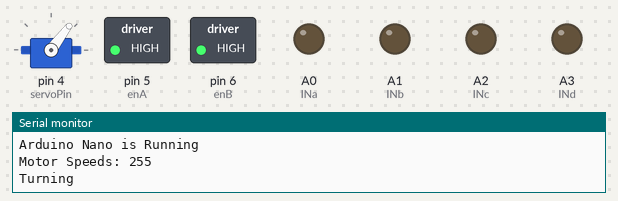
A sketch run on a simulated Arduino Nano, built with avr-gcc and run on an emulated ATmega328P. On the bench: servo, switched loads named in the sketch (green lamp = pin HIGH), output pins drawn as LEDs (lit = HIGH), the last lines printed to the serial monitor.

Above: at 0.05 s.
At 0.65 s:
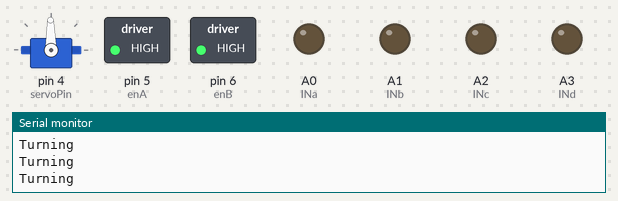
At 1.1 s:
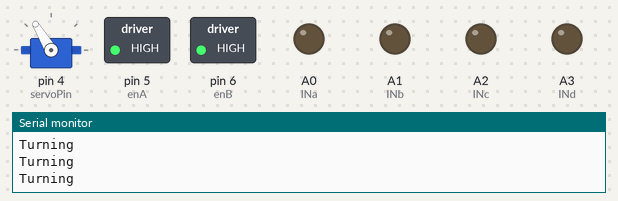
At 2.2 s:
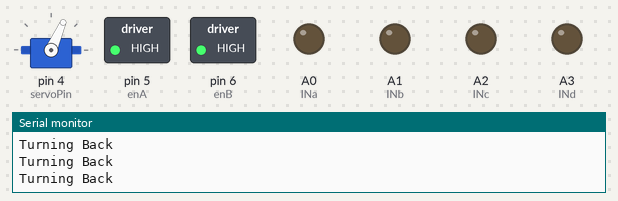
Timing chart, 0 to 6.8 s (numbered marks = the images above):
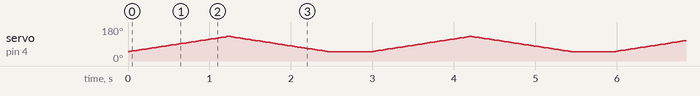

The sketch:

Motors_and_Servo_Test.ino
```cpp
#include <Servo.h>    //include the servo library
#include <Arduino.h>
#define servoPin 4
Servo myservo;        // create servo object to control a servo
float steeringAngle;  // variable to store the servo position

#define enA 5   //EnableA command line - should be a PWM pin
#define enB 6   //EnableB command line - should be a PWM pin

//name the motor control pins - replace the CHANGEME with your pin number, digital pins do not need the 'D' prefix whereas analogue pins need the 'A' prefix
#define INa A0  //Channel A direction
#define INb A1  //Channel A direction
#define INc A2  //Channel B direction
#define INd A3  //Channel B direction

byte speedSetting = 0;  //initial speed = 0


void setup() {
  // put your setup code here, to run once:

  myservo.attach(servoPin);  //attach our servo object to pin D4
  //the Servo library takes care of defining the PinMode declaration (libraries/Servo/src/avr/Servo.cpp line 240)

  //configure the motor control pins as outputs
  pinMode(INa, OUTPUT);
  pinMode(INb, OUTPUT);
  pinMode(INc, OUTPUT);
  pinMode(INd, OUTPUT);
  pinMode(enA, OUTPUT);
  pinMode(enB, OUTPUT);

  //initialise serial communication
  Serial.begin(9600);
  Serial.println("Arduino Nano is Running"); //sanity check

  speedSetting = 255;
  motors(speedSetting, speedSetting); //make a call to the "motors" function and provide it with a value for each of the 2 motors - can be different for each motor - using same value here for expedience
  Serial.print("Motor Speeds: ");
  Serial.println(speedSetting);
  myservo.write(38);
}


void loop() {
  int speedLeft = 255;
  int speedRight = 255;
  int slowSpeedRight = 200;
  int slowSpeedLeft = 200;
  moveSteering();
  delay(500);
  // goForwards(speedLeft, speedRight);
  // delay(100);
  // delay(3000);
  // stopMotors(speedLeft, speedRight);
  // delay(500);
  // goBackwards(speedLeft, speedRight);
  // delay(3000);
  // stopMotors(speedLeft, speedRight);
  // delay(500);
  // goClockwise(speedLeft, slowSpeedRight);
  // delay(3000);
  // stopMotors(speedLeft, speedRight);
  // delay(500);
  // goAntiClockwise(slowSpeedLeft, speedRight);
  // delay(3000);
  // stopMotors(speedLeft, speedRight);
  // delay(500);
  // goBackAntiClockwise(speedLeft, slowSpeedRight);
  // delay(3000);
  // stopMotors(speedLeft, speedRight);
  // delay(500);
  // goBackClockwise(slowSpeedLeft, speedRight);
  // delay(3000);
  // stopMotors(speedLeft, speedRight);
  // delay(500);
  // goClockwise(speedLeft, slowSpeedRight);
  // delay(3900);
  // goAntiClockwise(slowSpeedLeft, speedRight);
  // delay(3900);
  // AnalogDriveB(speedLeft, speedRight);
  // delay(500);
  // stopMotors(speedLeft, speedRight);
}

void motors(int leftSpeed, int rightSpeed) {
  //set individual motor speed
  //direction is set separately

  analogWrite(enA, leftSpeed);
  analogWrite(enB, rightSpeed);
}

void moveSteering() {
  //you may need to change the maximum and minimum servo angle to have the largest steering motion
  int maxAngle = 130;
  int minAngle = 50;
  myservo.write(0);
  for (steeringAngle = minAngle; steeringAngle <= maxAngle; steeringAngle += 1) { //goes from minAngle to maxAngle (degrees)
    //in steps of 1 degree
    myservo.write(steeringAngle);   //tell servo to go to position in variable 'steeringAngle'
    delay(15);                      //waits 15ms for the servo to reach the position
    Serial.print("Turning\n");
  }
  for (steeringAngle = maxAngle; steeringAngle >= minAngle; steeringAngle -= 1) { // goes from maxAngle to minAngle (degrees)
    myservo.write(steeringAngle);   //tell servo to go to position in variable 'steeringAngle'
    delay(15);                      //waits 15 ms for the servo to reach the position
    Serial.print("Turning Back\n");
  }
  delay(20);
}


//for each of the below function, two of the 'IN' variables must be HIGH, and two LOW in order to move the wheels - use a trial and error approach to determine the correct combination for your EEEBot
void goForwards(int left, int right) {
  motors(left, right);
  myservo.write(38);
  digitalWrite(INa, LOW);
  digitalWrite(INb, HIGH);
  digitalWrite(INc, HIGH);
  digitalWrite(INd, LOW);
}

void goBackwards(int left, int right) {
  motors(left, right);
  myservo.write(38);
  digitalWrite(INa, HIGH);
  digitalWrite(INb, LOW);
  digitalWrite(INc, LOW);
  digitalWrite(INd, HIGH);
}

void goClockwise(int left, int right) {
  motors(left, right);
  myservo.write(63);
  digitalWrite(INa, LOW);
  digitalWrite(INb, HIGH);
  digitalWrite(INc, HIGH);
  digitalWrite(INd, LOW);
}

void goBackClockwise(int left, int right) {
  motors(left, right);
  myservo.write(63);
  digitalWrite(INa, HIGH);
  digitalWrite(INb, LOW);
  digitalWrite(INc, LOW);
  digitalWrite(INd, HIGH);
}

void goAntiClockwise(int left, int right) {
  motors(left, right);
  myservo.write(13);
  digitalWrite(INa, LOW);
  digitalWrite(INb, HIGH);
  digitalWrite(INc, HIGH);
  digitalWrite(INd, LOW);
}

void goBackAntiClockwise(int left, int right) {
  motors(left, right);
  myservo.write(13);
  digitalWrite(INa, HIGH);
  digitalWrite(INb, LOW);
  digitalWrite(INc, LOW);
  digitalWrite(INd, HIGH);
}


void stopMotors(int left, int right) {
  motors(left, right);
  myservo.write(38);
  digitalWrite(INa, LOW);
  digitalWrite(INb, LOW);
  digitalWrite(INc, LOW);
  digitalWrite(INd, LOW);
}

void AnalogDrive(int left, int right) {
  motors(left, right);
  int i, max = 255;
  for (size_t i = 0; i < max; i++)
  {
    analogWrite(enA, i);
    analogWrite(enA, i);
  }
  for (size_t i = 255; i > 0; i--)
  {
    analogWrite(enA, i);
    analogWrite(enA, i);
  }
}

void AnalogDriveB(int left, int right) {
  myservo.write(38);
  int i, max = 2000, time;
  for (size_t i = 0; i < max; i++)
  {
    time = (i/20);
    digitalWrite(INb, HIGH);
    digitalWrite(INc, HIGH);
    delayMicroseconds(1000*(time));   // waits for t1 uS (high time)
    digitalWrite(INb, LOW);
    digitalWrite(INc, LOW);
    delayMicroseconds(1000*(100-time));   // waits for t2 uS (low time
  }

}
```
